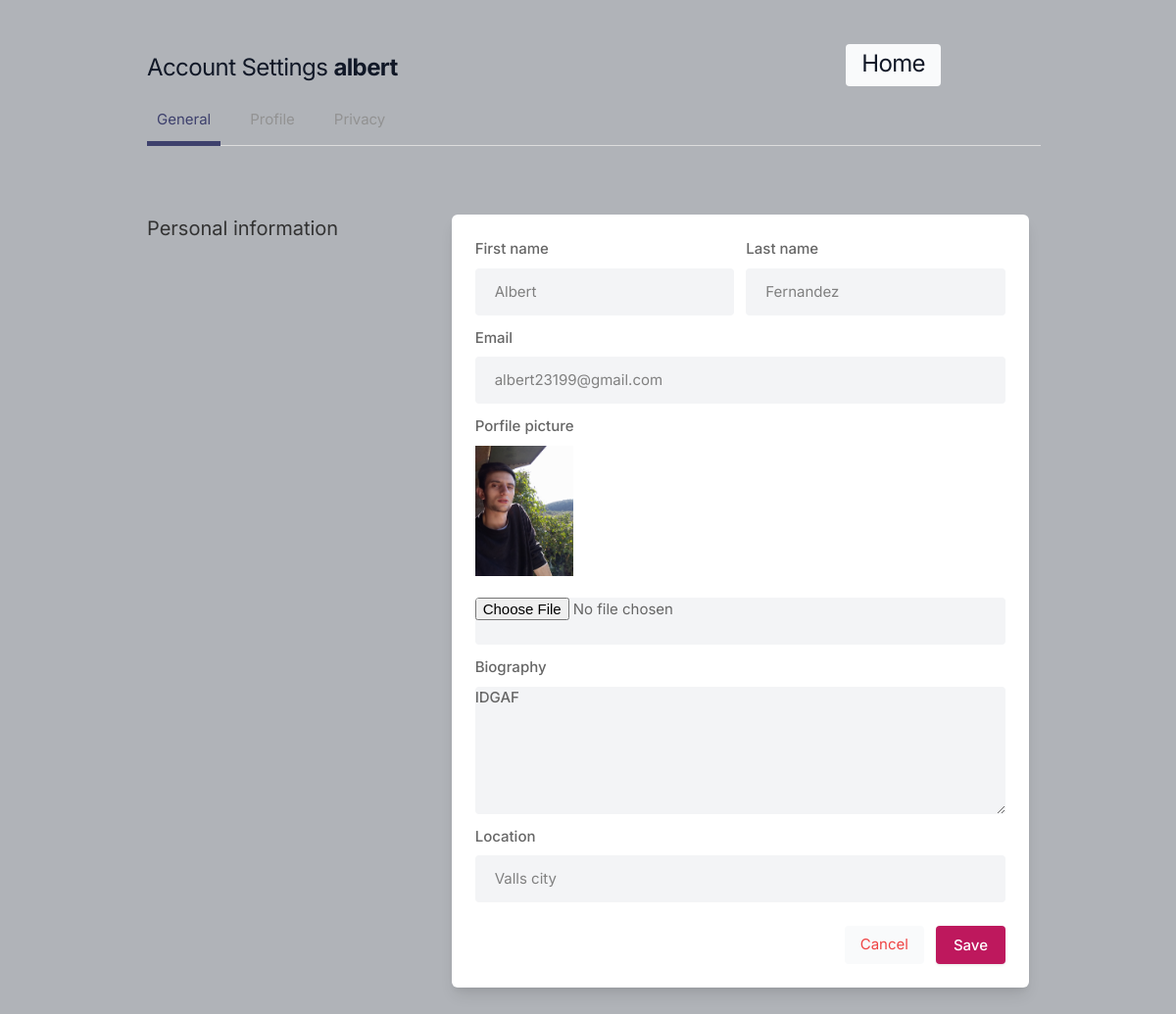
The app's page /settings (signed in) with its own data.
### core/models.py (models this page shows, shortened)
class Profile(models.Model):
    user = models.ForeignKey(User, on_delete=models.CASCADE)
    id_user = models.IntegerField()
    email = models.EmailField(max_length=50, blank=True)
    first_name = models.CharField(max_length=20, blank=True)
    last_name = models.CharField(max_length=20, blank=True)
    bio = models.TextField(blank=True)
    porfile_img = models.ImageField(upload_to='profile_images', default='blank-profile-picture.jpg')
    background = models.ImageField(upload_to='background_images', default='timeline-1.jpg')
    location = models.CharField(max_length=100, blank=True)
    private = models.BooleanField(default=False)

### core/views.py (the view, shortened to what this page needs)
# urls.py: path('settings', settings, name='settings'),
@login_required(login_url='signin')
def settings(request):
    user_profile = Profile.objects.get(user=request.user)
    return render(request, 'setting.html', {'user_profile':user_profile})

### templates/setting.html (shortened to what this page needs)
{% load static %}
<!DOCTYPE html>
<html lang="en">
<head>
    <link rel="stylesheet" href="{% static 'assets/css/icons.css' %}">
    <link rel="stylesheet" href="{% static 'assets/css/uikit.css' %}">
    <link rel="stylesheet" href="{% static 'assets/css/style.css' %}">
    <link rel="stylesheet" href="{% static 'assets/css/tailwind.css' %}">
</head>
<body>
            <div class="container m-auto">
                <button class="p-2 px-4 rounded bg-gray-50 text-black-500" style="position: absolute; right: 20%;"><a href="/" class="text-2xl leading-none text-gray-900 tracking-tight mt-3">Home </a></button>
                <h1 class="text-2xl leading-none text-gray-900 tracking-tight mt-3">Account Settings <b>{{user.username}}</b></h1>
                <ul class="mt-5 -mr-3 flex-nowrap lg:overflow-hidden overflow-x-scroll uk-tab">
                    <li class="uk-active"><a href="#">General</a></li>
                    <li><a href="/advanced-settings">Profile</a></li>
                    <li><a href="/privacy">Privacy</a></li>
                </ul>
                <br>
                <div class="grid lg:grid-cols-3 mt-12 gap-8">
                    <div>
                        <h3 class="text-xl mb-2"> Personal information</h3>
                    </div>
                    <div class="bg-white rounded-md lg:shadow-lg shadow col-span-2">
                        <form action="" method="POST" enctype="multipart/form-data">
                       <div class="grid grid-cols-2 gap-3 lg:p-6 p-4">
                           <div>
                               <label for=""> First name</label>
                               <input type="text" name="name" value="{{user_profile.first_name}}" placeholder="Your name.." class="shadow-none bg-gray-100">
                           </div>
                           <div>
                               <label for=""> Last name</label>
                               <input type="text" name="lastname" value="{{user_profile.last_name}}" placeholder="Your last name.." class="shadow-none bg-gray-100">
                            </div>
                            <div class="col-span-2">
                                <label for=""> Email</label>
                                <input type="text" name="email" value="{{user_profile.email}}" placeholder="Your email.." class="shadow-none bg-gray-100">
                            </div>
                            <div class="col-span-2">
                                <label for="">Porfile picture</label>
                                <img width="100" height="100" src="{{user_profile.porfile_img.url}}" /><br>
                                <input type="file" name="image" value="{{user_profile.porfile_img}}" class="shadow-none bg-gray-100">
                            </div>
                            <div class="col-span-2">
                                <label for="bio">Biography</label>
                                <textarea id="bio" name="bio" rows="3"  class="shadow-none bg-gray-100">{{user_profile.bio}}</textarea>
                            </div>
                            <div class="col-span-2">
                                <label for=""> Location</label>
                                <input type="text" name="location" value="{{user_profile.location}}" placeholder="" class="shadow-none bg-gray-100">
                            </div>
                       </div>
                       <div class="bg-gray-10 p-6 pt-0 flex justify-end space-x-3">
                           <button class="p-2 px-4 rounded bg-gray-50 text-red-500"> <a href="/">Cancel</a> </button>
                           <button type="submit" class="button bg-blue-700"> Save </button>
                       </div>
                    </div>
                    <br>
                </div>
            </div>
</body>
</html>

### static/assets/css/style.css (style rules this page uses)
body { background-color: #B0B3B8!important; }
button { vertical-align: middle; }
span.button, button.button { background-color: #be185d; top: 0; color: #fff; position: relative; padding: 8px 18px; line-height: 22px; position: relative; font-weight: 500; font-size: 15px; display: inline-block; -webkit-transition: all 0.2s ease-in-out; transition: all 0.2s ease-in-out; cursor: pointer; overflow: hidden; border: none; border-radius: 4px; -webkit-box-shadow: 0 1px 3px rgba(0, 0, 0, 0.1); box-shadow: 0 1px 3px rgba(0, 0, 0, 0.1); }
input { height: 48px; line-height: 48px; padding: 0 20px; outline: none; font-size: 15px; color: #808080; max-width: 100%; width: 100%; -webkit-box-sizing: border-box; box-sizing: border-box; display: block; font-weight: 400; opacity: 1; border-radius: 4px; border: none; -webkit-box-shadow: 0 1px 4px 0px rgba(0, 0, 0, 0.12); box-shadow: 0 1px 4px 0px rgba(0, 0, 0, 0.12); }
input[type="text"], input[type="password"], input[type="email"], input[type="number"] { height: 48px; line-height: 48px; padding: 0 20px; outline: none; font-size: 15px; color: #808080; max-width: 100%; width: 100%; -webkit-box-sizing: border-box; box-sizing: border-box; display: block; font-weight: 400; opacity: 1; border-radius: 4px; border: none; -webkit-box-shadow: 0 1px 4px 0px rgba(0, 0, 0, 0.12); box-shadow: 0 1px 4px 0px rgba(0, 0, 0, 0.12); }
textarea { height: 48px; line-height: 48px; padding: 0 20px; outline: none; font-size: 15px; color: #808080; margin: 0 0 16px 0; max-width: 100%; width: 100%; -webkit-box-sizing: border-box; box-sizing: border-box; display: block; background-color: #fff; font-weight: 500; opacity: 1; border-radius: 4px; border: none; -webkit-box-shadow: 0 1px 4px 0px rgba(0, 0, 0, 0.12); box-shadow: 0 1px 4px 0px rgba(0, 0, 0, 0.12); }
input { -webkit-transition: all 0.1s ease-in-out; transition: all 0.1s ease-in-out; }
::placeholder { color: #808080; opacity: 1; }
textarea { height: auto; line-height: 27px; padding: 20px; min-height: 130px; -webkit-transition: none !important; transition: none !important; min-width: 100%; }
label, legend { display: block; font-weight: bold; font-size: 15px; font-weight: 500; margin-bottom: 8px; }
button { border: none; margin: 0; padding: 0; width: auto; overflow: visible; background: transparent; color: inherit; font: inherit; line-height: normal; cursor: pointer; }
a { color: #be185d; -webkit-transition: 0.3s; transition: 0.3s; outline: none !important; }
button { outline: none !important; }
img { max-width: 100%; }
body { color: #666; font-size: 15px; line-height: 27px; background-color: #f0f2f5; font-family: "Inter", sans-serif; text-transform: none; }
h1, h2, h3, h4, h5, h6 { font-family: "Inter", sans-serif; text-transform: none; }
input[type="text"], input[type="password"], input[type="email"] { font-family: "Inter", sans-serif; text-transform: none; }
textarea, select { font-family: "Inter", sans-serif; text-transform: none; }
button, body .pac-container { font-family: "Inter", sans-serif; text-transform: none; }
h1, h2, h3, h4, h5, h6 { color: #333; font-weight: 500; margin: 0; padding: 0; }
h1 { font-size: 32px; }
h3 { font-size: 22px; }
b, strong { font-weight: 700 !important; }
@media (min-width: 1024px) { .container { max-width: 900px !important; padding-top: 45px; } }
.shadow-none { -webkit-box-shadow: none !important; box-shadow: none !important; }

### records on screen
Profile: name "Albert", lastname "Fernandez", email "albert23199@gmail.com", porfile_img (picture), bio "IDGAF", location "Valls city"

### other values on screen
{{ user.username }} "albert"
